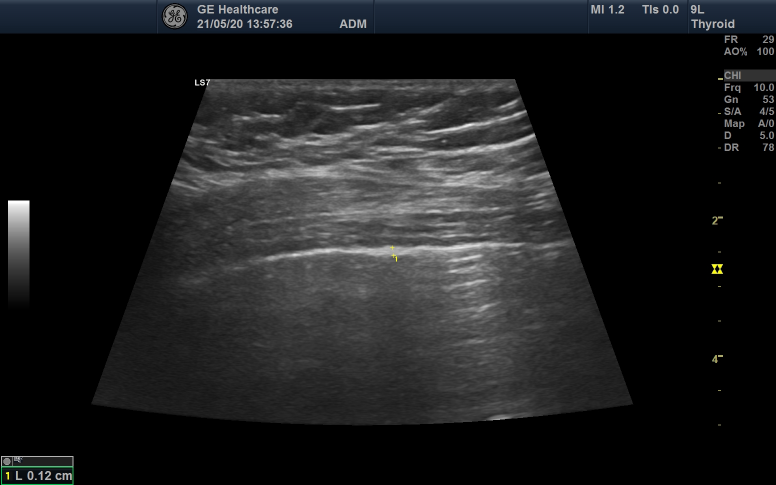
#> input picture ORIGINAL_IMAGES/0.jpg, 1552 x 970 px (shown at 1/2 size)
$ python -i preprocessing.py   (imports and definitions only)
#> lines starting #> are read from the running program, lines starting #| are printed output that depends on the picture; after the words box and inside, x2 and y2 are one past the last pixel; in counts of white or black regions, pixels touching at a corner belong together
import cv2
import numpy as np

PALETTE_METHOD = "clahe_kmeans"

PALETTE_PERCENTILE_LOW = 2
PALETTE_PERCENTILE_HIGH = 99

PALETTE_CLAHE_CLIP_LIMIT = 2.0
PALETTE_CLAHE_TILE_SIZE = 8

PALETTE_KMEANS_ATTEMPTS = 3
PALETTE_KMEANS_MAX_ITER = 35

PALETTE_VALID_LOW_PERCENTILE = 1
PALETTE_VALID_HIGH_PERCENTILE = 99.7

BINARY_KEEP_TOP1_LEVELS = 1
BINARY_KEEP_TOP2_LEVELS = 2
BINARY_KEEP_TOP3_LEVELS = 3
BINARY_KEEP_TOP4_LEVELS = 4


# [29 lines left out: functions to_gray, reduce_palette_7_percentile_linear, not called in this run]


def reduce_palette_7_clahe_kmeans(gray, colors=7):
#> called with colors = 7
    if gray.ndim == 3:
        gray = cv2.cvtColor(gray, cv2.COLOR_BGR2GRAY)

    gray = gray.astype(np.uint8)
    tile_size = max(2, int(PALETTE_CLAHE_TILE_SIZE))

    clahe = cv2.createCLAHE(
        clipLimit=float(PALETTE_CLAHE_CLIP_LIMIT),
        tileGridSize=(tile_size, tile_size),
    )

    enhanced = clahe.apply(gray)
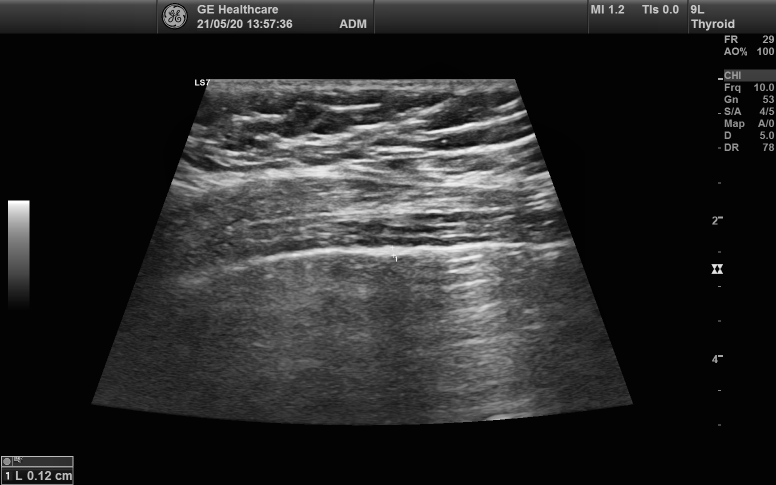
#> enhanced: shape (970, 1552) (shown at 1/2 size); min 2, max 255, mean 40.1
    enhanced = cv2.GaussianBlur(enhanced, (3, 3), 0)

    valid_low = np.percentile(enhanced, PALETTE_VALID_LOW_PERCENTILE)
#> valid_low = 2
    valid_high = np.percentile(enhanced, PALETTE_VALID_HIGH_PERCENTILE)
#> valid_high = 223

    valid_mask = (enhanced >= valid_low) & (enhanced <= valid_high)
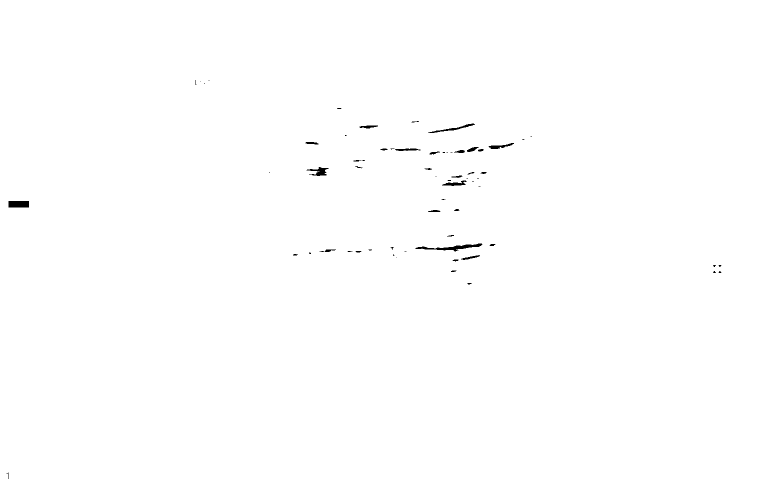
#> valid_mask: shape (970, 1552) bool (shown at 1/2 size); 99.7% white; 66 black regions (34 under 20 px), largest, box (x1, y1, x2, y2) and area: (831, 487, 965, 503) 699, (17, 402, 58, 415) 533, (613, 334, 657, 352) 366
    samples = enhanced[valid_mask].reshape(-1, 1).astype(np.float32)

    if samples.shape[0] < colors * 20:
        return reduce_palette_7_percentile_linear(gray, colors=colors)

    cv2.setRNGSeed(12345)

    criteria = (
        cv2.TERM_CRITERIA_EPS + cv2.TERM_CRITERIA_MAX_ITER,
        int(PALETTE_KMEANS_MAX_ITER),
        0.4,
    )

    _, _, centers = cv2.kmeans(
        samples,
        int(colors),
        None,
        criteria,
        int(PALETTE_KMEANS_ATTEMPTS),
        cv2.KMEANS_PP_CENTERS,
    )
#> centers = [3.16, 82.14, 146, 59.36, 192.8, 39.33, 109.6]

    centers = centers.reshape(-1).astype(np.float32)
    centers_sorted = centers[np.argsort(centers)]
#> centers_sorted = [3.16, 39.33, 59.36, 82.14, 109.6, 146, 192.8]

    output_levels = np.linspace(0, 255, int(colors)).astype(np.uint8)

    flat = enhanced.reshape(-1).astype(np.float32)
    distances = np.abs(flat[:, None] - centers_sorted[None, :])
    nearest = np.argmin(distances, axis=1)

    result = output_levels[nearest].reshape(enhanced.shape).astype(np.uint8)
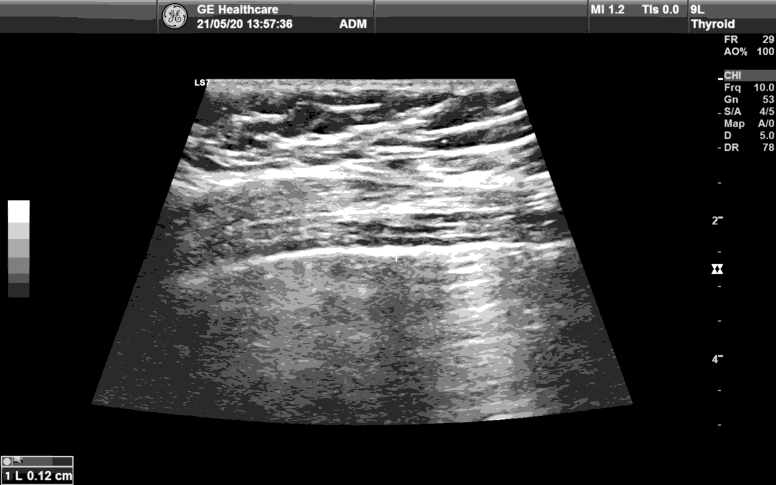
#> result: shape (970, 1552) (shown at 1/2 size); min 0, max 255, mean 54.3

    dark_cut = max(3, np.percentile(gray, 0.5))
#> dark_cut = 3
    result[gray <= dark_cut] = 0
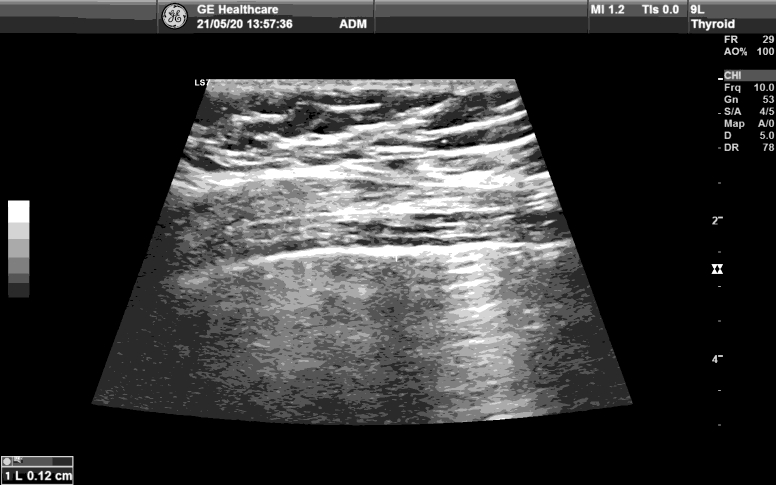
#> result: shape (970, 1552) (shown at 1/2 size); 0.23% of pixels changed, all inside (x1, y1, x2, y2) = (1, 6, 1549, 970)

    return result


# [62 lines left out: functions reduce_palette_7, binarize_palette_7, preprocess_crop, not called in this run]

>>> import cv2
>>> picture = cv2.imread('ORIGINAL_IMAGES/0.jpg', cv2.IMREAD_GRAYSCALE)
>>> result = reduce_palette_7_clahe_kmeans(picture)

$ run again, on ORIGINAL_IMAGES/10.jpg
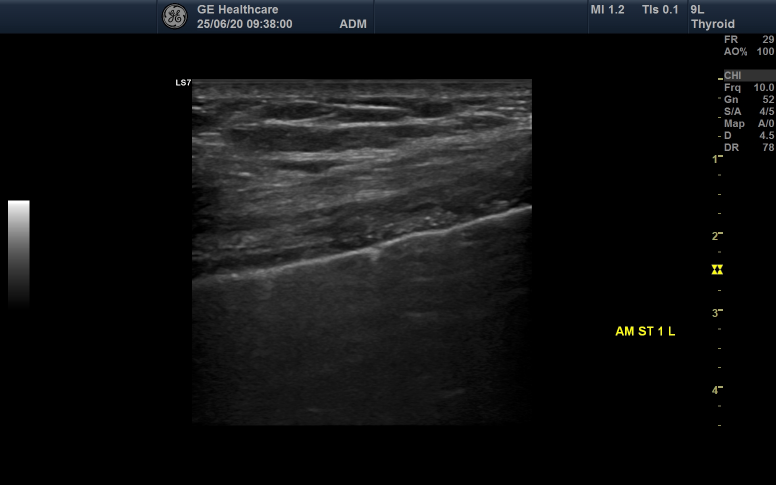
#> input picture ORIGINAL_IMAGES/10.jpg, 1552 x 970 px (shown at 1/2 size)
#> valid_low = 2
#> valid_high = 198
#> in reduce_palette_7_clahe_kmeans, `valid_mask = (enhanced >= valid_low) & (enhanced <= valid_high)`:
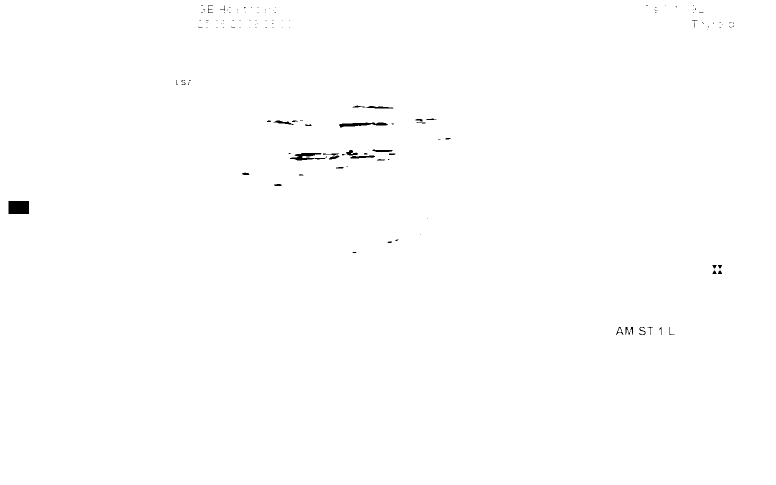
#> valid_mask: shape (970, 1552) bool (shown at 1/2 size); 99.7% white; 137 black regions (100 under 20 px), largest, box (x1, y1, x2, y2) and area: (17, 402, 58, 428) 1066, (580, 306, 651, 321) 522, (678, 245, 776, 255) 512
#> centers = [98.56, 3.25, 133.6, 49.43, 31.63, 70.26, 172.5]
#> centers_sorted = [3.25, 31.63, 49.43, 70.26, 98.56, 133.6, 172.5]
#> dark_cut = 3
#> in reduce_palette_7_clahe_kmeans, `result[gray <= dark_cut] = 0`:
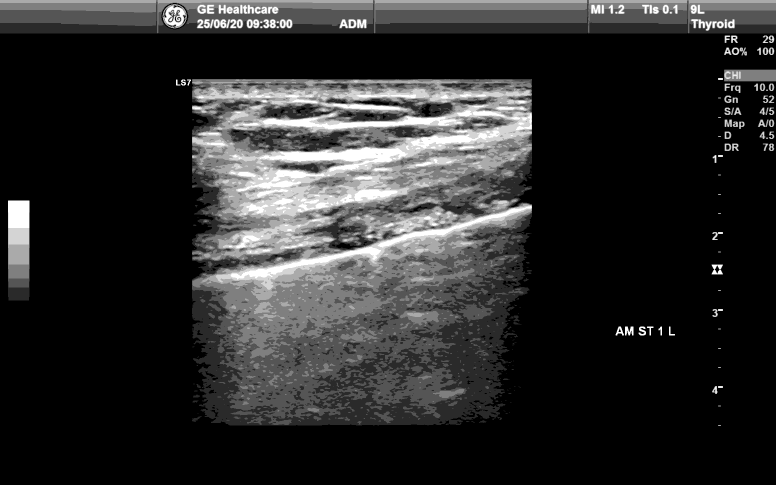
#> result: shape (970, 1552) (shown at 1/2 size); min 0, max 255, mean 43.7
